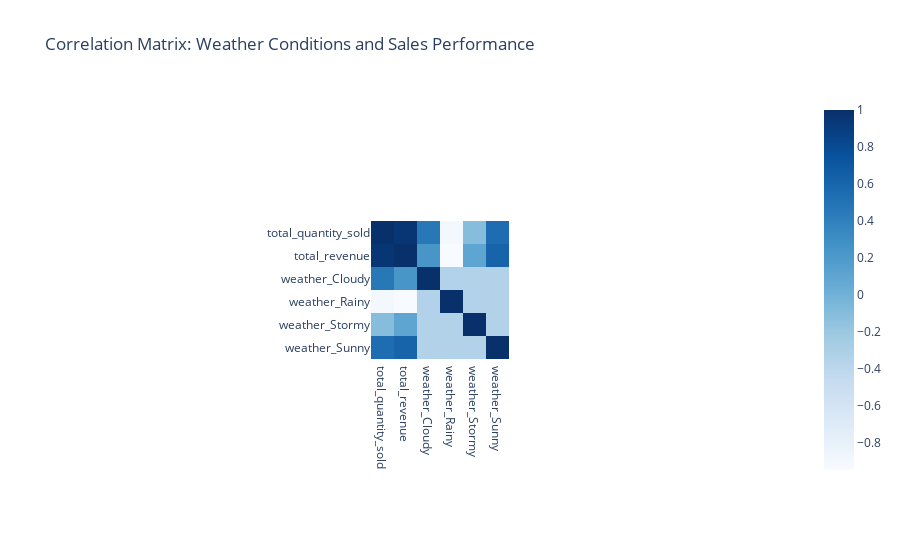

The code cell stored with this chart in its notebook:
### Code cell
# Visualization 
# Plot correlation heatmap
fig = px.imshow(correlation_matrix, 
                title='Correlation Matrix: Weather Conditions and Sales Performance',
                color_continuous_scale='blues')

# Show the plot
fig.show()

### Figure 1 — Plotly figure (JSON) as saved in the notebook; plotly's stock layout.template omitted (floating-point values rounded to 4 significant figures)
{"data": [{"coloraxis": "coloraxis", "hovertemplate": "x: %{x}<br>y: %{y}<br>color: %{z}<extra></extra>", "name": "0", "type": "heatmap", "x": ["total_quantity_sold", "total_revenue", "weather_Cloudy", "weather_Rainy", "weather_Stormy", "weather_Sunny"], "xaxis": "x", "y": ["total_quantity_sold", "total_revenue", "weather_Cloudy", "weather_Rainy", "weather_Stormy", "weather_Sunny"], "yaxis": "y", "z": [[1, 0.9613, 0.4641, -0.9012, -0.1056, 0.5427], [0.9613, 1, 0.2332, -0.9463, 0.1024, 0.6107], [0.4641, 0.2332, 1, -0.3333, -0.3333, -0.3333], [-0.9012, -0.9463, -0.3333, 1, -0.3333, -0.3333], [-0.1056, 0.1024, -0.3333, -0.3333, 1, -0.3333], [0.5427, 0.6107, -0.3333, -0.3333, -0.3333, 1]]}], "layout": {"autosize": true, "coloraxis": {"colorscale": [[0, "rgb(247,251,255)"], [0.125, "rgb(222,235,247)"], [0.25, "rgb(198,219,239)"], [0.375, "rgb(158,202,225)"], [0.5, "rgb(107,174,214)"], [0.625, "rgb(66,146,198)"], [0.75, "rgb(33,113,181)"], [0.875, "rgb(8,81,156)"], [1, "rgb(8,48,107)"]]}, "title": {"text": "Correlation Matrix: Weather Conditions and Sales Performance"}, "xaxis": {"anchor": "y", "autorange": true, "constrain": "domain", "domain": [0.4042, 0.5958], "range": [-0.5, 5.5], "scaleanchor": "y", "type": "category"}, "yaxis": {"anchor": "x", "autorange": true, "constrain": "domain", "domain": [0, 1], "range": [5.5, -0.5], "type": "category"}}}
